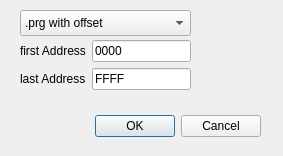
<?xml version="1.0" encoding="UTF-8"?>
<ui version="4.0">
 <class>ExtractPRG</class>
 <widget class="QDialog" name="ExtractPRG">
  <property name="geometry">
   <rect>
    <x>0</x>
    <y>0</y>
    <width>283</width>
    <height>156</height>
   </rect>
  </property>
  <property name="windowTitle">
   <string>Dialog</string>
  </property>
  <widget class="QDialogButtonBox" name="buttonBox">
   <property name="geometry">
    <rect>
     <x>30</x>
     <y>110</y>
     <width>231</width>
     <height>32</height>
    </rect>
   </property>
   <property name="orientation">
    <enum>Qt::Horizontal</enum>
   </property>
   <property name="standardButtons">
    <set>QDialogButtonBox::Cancel|QDialogButtonBox::Ok</set>
   </property>
  </widget>
  <widget class="QWidget" name="gridLayoutWidget">
   <property name="geometry">
    <rect>
     <x>20</x>
     <y>40</y>
     <width>171</width>
     <height>51</height>
    </rect>
   </property>
   <layout class="QGridLayout" name="gridLayout">
    <item row="0" column="1">
     <widget class="QLineEdit" name="firstAddr">
      <property name="text">
       <string>0000</string>
      </property>
     </widget>
    </item>
    <item row="1" column="1">
     <widget class="QLineEdit" name="lastAddr">
      <property name="text">
       <string>FFFF</string>
      </property>
     </widget>
    </item>
    <item row="1" column="0">
     <widget class="QLabel" name="label_2">
      <property name="text">
       <string>last Address</string>
      </property>
     </widget>
    </item>
    <item row="0" column="0">
     <widget class="QLabel" name="label">
      <property name="text">
       <string>first Address</string>
      </property>
     </widget>
    </item>
   </layout>
  </widget>
  <widget class="QComboBox" name="modeComboBox">
   <property name="geometry">
    <rect>
     <x>20</x>
     <y>10</y>
     <width>171</width>
     <height>26</height>
    </rect>
   </property>
   <item>
    <property name="text">
     <string>.prg with offset</string>
    </property>
   </item>
   <item>
    <property name="text">
     <string>raw data</string>
    </property>
   </item>
   <item>
    <property name="text">
     <string>.hex text file</string>
    </property>
   </item>
  </widget>
 </widget>
 <resources/>
 <connections>
  <connection>
   <sender>buttonBox</sender>
   <signal>accepted()</signal>
   <receiver>ExtractPRG</receiver>
   <slot>accept()</slot>
   <hints>
    <hint type="sourcelabel">
     <x>248</x>
     <y>254</y>
    </hint>
    <hint type="destinationlabel">
     <x>157</x>
     <y>274</y>
    </hint>
   </hints>
  </connection>
  <connection>
   <sender>buttonBox</sender>
   <signal>rejected()</signal>
   <receiver>ExtractPRG</receiver>
   <slot>reject()</slot>
   <hints>
    <hint type="sourcelabel">
     <x>316</x>
     <y>260</y>
    </hint>
    <hint type="destinationlabel">
     <x>286</x>
     <y>274</y>
    </hint>
   </hints>
  </connection>
 </connections>
</ui>
